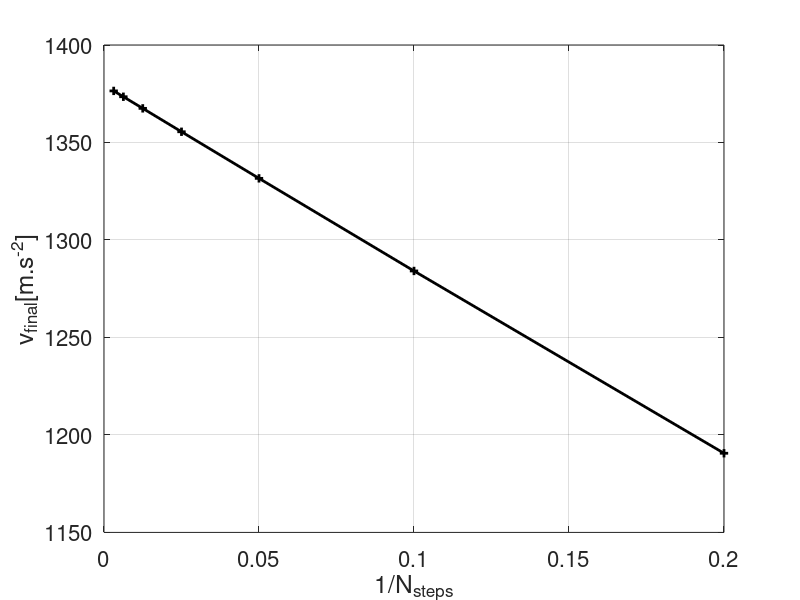
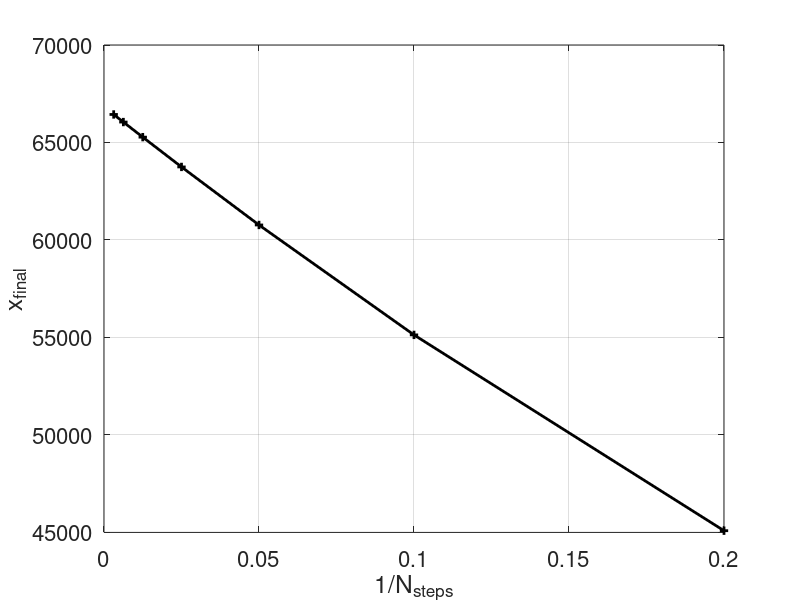

Recreate these plots in MATLAB, in order.
 nsteps_num  = [5 10 20 40 80 160 320]; % vous complétez ici 'a la main' 
 vfin_num = [1190.6 1284.1 1331.6 1355.5 1367.5 1373.45944322111 1376.45262447741]; % vous complétez ici 'a la main' 
 lw=2; fs=16;
 figure
 plot(1./nsteps_num, vfin_num, 'k+-','linewidth',lw)
 set(gca,'fontsize',fs)
 xlabel('1/N_{steps}')
 ylabel('v_{final}[m.s^{-2}]')
 grid on

 xfin_num = [45088.1 55130.7 60768.9 63745.7 65273.8 66047.7684902886 66437.2389532103]; % vous complétez ici 'a la main' 
 lw=2; fs=16;
 figure
 plot(1./nsteps_num, xfin_num, 'k+-','linewidth',lw)
 set(gca,'fontsize',fs)
 xlabel('1/N_{steps}')
 ylabel('x_{final}')
 grid on


